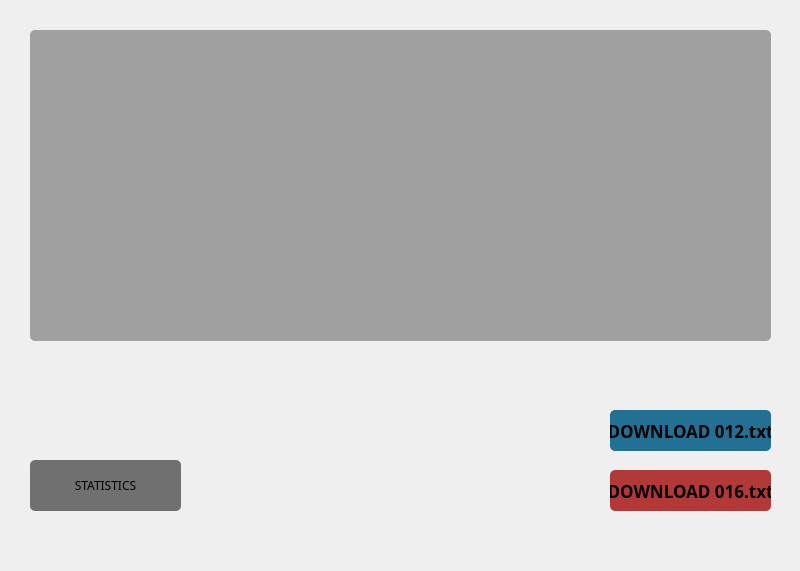
<?xml version="1.0" encoding="UTF-8"?>
<ui version="4.0">
 <class>WordCounter</class>
 <widget class="QMainWindow" name="WordCounter">
  <property name="enabled">
   <bool>true</bool>
  </property>
  <property name="geometry">
   <rect>
    <x>0</x>
    <y>0</y>
    <width>800</width>
    <height>571</height>
   </rect>
  </property>
  <property name="font">
   <font>
    <family>Avenir Next</family>
   </font>
  </property>
  <property name="cursor">
   <cursorShape>ArrowCursor</cursorShape>
  </property>
  <property name="windowTitle">
   <string>WordCounter</string>
  </property>
  <property name="styleSheet">
   <string notr="true">brackground: #000000;</string>
  </property>
  <property name="animated">
   <bool>false</bool>
  </property>
  <widget class="QWidget" name="centralwidget">
   <widget class="QPushButton" name="download">
    <property name="enabled">
     <bool>true</bool>
    </property>
    <property name="geometry">
     <rect>
      <x>610</x>
      <y>470</y>
      <width>161</width>
      <height>41</height>
     </rect>
    </property>
    <property name="font">
     <font>
      <family>Avenir Next</family>
      <pointsize>13</pointsize>
      <weight>75</weight>
      <italic>false</italic>
      <bold>true</bold>
      <strikeout>false</strikeout>
      <kerning>true</kerning>
     </font>
    </property>
    <property name="cursor">
     <cursorShape>PointingHandCursor</cursorShape>
    </property>
    <property name="mouseTracking">
     <bool>false</bool>
    </property>
    <property name="autoFillBackground">
     <bool>false</bool>
    </property>
    <property name="styleSheet">
     <string notr="true">background:  #b33939;
border: none;
border-radius: 5;
cursor: pointer;

</string>
    </property>
    <property name="text">
     <string>DOWNLOAD 016.txt</string>
    </property>
    <property name="checkable">
     <bool>false</bool>
    </property>
    <property name="autoRepeat">
     <bool>false</bool>
    </property>
    <property name="autoDefault">
     <bool>false</bool>
    </property>
    <property name="default">
     <bool>true</bool>
    </property>
    <property name="flat">
     <bool>false</bool>
    </property>
   </widget>
   <widget class="QPlainTextEdit" name="text">
    <property name="geometry">
     <rect>
      <x>30</x>
      <y>30</y>
      <width>741</width>
      <height>311</height>
     </rect>
    </property>
    <property name="font">
     <font>
      <family>helvetica</family>
      <pointsize>-1</pointsize>
     </font>
    </property>
    <property name="styleSheet">
     <string notr="true">background: #a0a0a0;
text-align: justify;
font-family: helvetica;
font-size: 15px;
color: black;
scroll: none;
border: none;
border-radius:5

</string>
    </property>
    <property name="readOnly">
     <bool>true</bool>
    </property>
   </widget>
   <widget class="QLabel" name="label">
    <property name="geometry">
     <rect>
      <x>220</x>
      <y>390</y>
      <width>341</width>
      <height>111</height>
     </rect>
    </property>
    <property name="font">
     <font>
      <family>Avenir Next</family>
     </font>
    </property>
    <property name="whatsThis">
     <string>&lt;html&gt;&lt;head/&gt;&lt;body&gt;&lt;p align=&quot;center&quot;&gt;&lt;br/&gt;&lt;/p&gt;&lt;/body&gt;&lt;/html&gt;</string>
    </property>
    <property name="styleSheet">
     <string notr="true">bbackground: #ffffff;</string>
    </property>
    <property name="text">
     <string/>
    </property>
    <property name="alignment">
     <set>Qt::AlignCenter</set>
    </property>
   </widget>
   <widget class="QPushButton" name="statistics">
    <property name="geometry">
     <rect>
      <x>30</x>
      <y>460</y>
      <width>151</width>
      <height>51</height>
     </rect>
    </property>
    <property name="font">
     <font>
      <family>Avenir Next</family>
     </font>
    </property>
    <property name="cursor">
     <cursorShape>PointingHandCursor</cursorShape>
    </property>
    <property name="styleSheet">
     <string notr="true">background: #707070;
color: #000000;
border: none;
border-radius: 5;
cursor: pointer;</string>
    </property>
    <property name="text">
     <string>STATISTICS</string>
    </property>
   </widget>
   <widget class="QPushButton" name="download_2">
    <property name="enabled">
     <bool>true</bool>
    </property>
    <property name="geometry">
     <rect>
      <x>610</x>
      <y>410</y>
      <width>161</width>
      <height>41</height>
     </rect>
    </property>
    <property name="font">
     <font>
      <family>Avenir Next</family>
      <pointsize>13</pointsize>
      <weight>75</weight>
      <italic>false</italic>
      <bold>true</bold>
      <strikeout>false</strikeout>
      <kerning>true</kerning>
     </font>
    </property>
    <property name="cursor">
     <cursorShape>PointingHandCursor</cursorShape>
    </property>
    <property name="mouseTracking">
     <bool>false</bool>
    </property>
    <property name="autoFillBackground">
     <bool>false</bool>
    </property>
    <property name="styleSheet">
     <string notr="true">background:  #227093;
border: none;
border-radius: 5;
cursor: pointer;</string>
    </property>
    <property name="text">
     <string>DOWNLOAD 012.txt</string>
    </property>
    <property name="checkable">
     <bool>false</bool>
    </property>
    <property name="autoRepeat">
     <bool>false</bool>
    </property>
    <property name="autoDefault">
     <bool>false</bool>
    </property>
    <property name="default">
     <bool>true</bool>
    </property>
    <property name="flat">
     <bool>false</bool>
    </property>
   </widget>
   <zorder>text</zorder>
   <zorder>statistics</zorder>
   <zorder>download</zorder>
   <zorder>label</zorder>
   <zorder>download_2</zorder>
  </widget>
  <widget class="QMenuBar" name="menubar">
   <property name="geometry">
    <rect>
     <x>0</x>
     <y>0</y>
     <width>800</width>
     <height>22</height>
    </rect>
   </property>
  </widget>
 </widget>
 <resources/>
 <connections/>
</ui>
